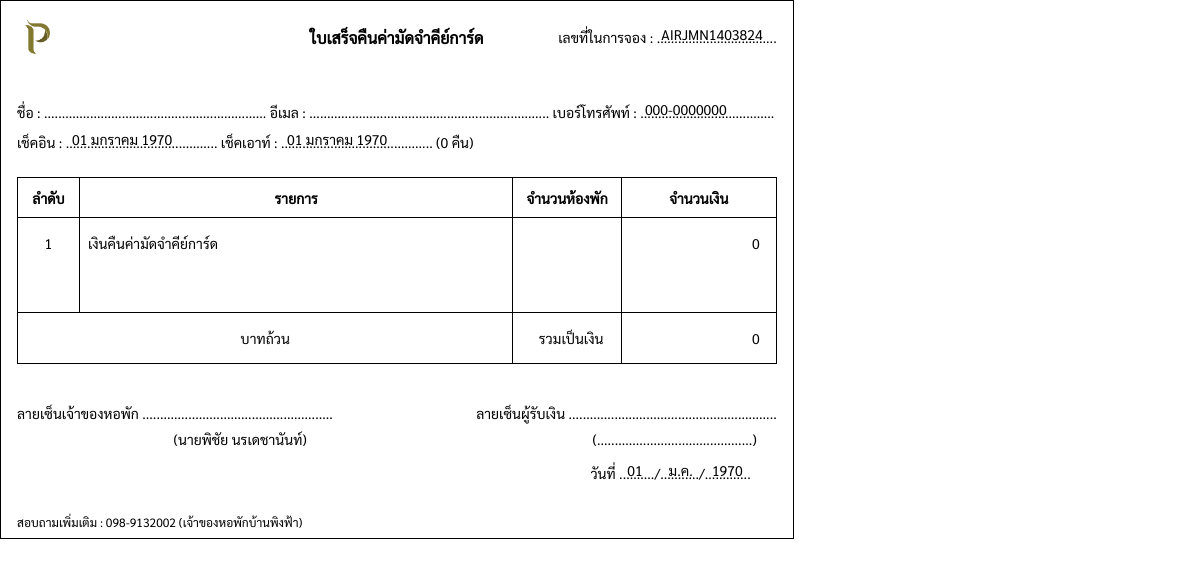
/pages/manage/dailyCost/receipt_deposit_back.php?code=AIRJMN1403824 (signed in), run on an earlier commit of the app's database.
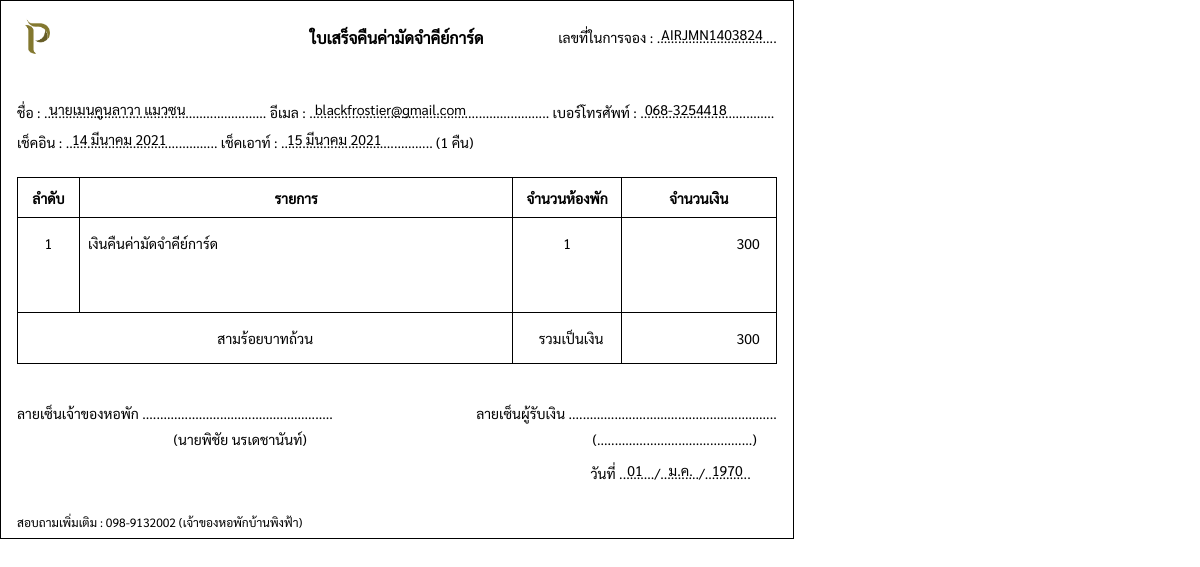
And on a later commit of the database.
### tables this page shows
CREATE TABLE `daily` (
  `daily_id` int(11) NOT NULL,
  `name_title` varchar(10) NOT NULL,
  `firstname` varchar(50) NOT NULL,
  `lastname` varchar(50) NOT NULL,
  `id_card` varchar(13) NOT NULL,
  `email` varchar(100) NOT NULL,
  `tel` varchar(10) NOT NULL,
  `code` varchar(13) NOT NULL,
  `check_in` varchar(20) NOT NULL,
  `check_out` varchar(20) NOT NULL,
  `night` int(11) NOT NULL,
  `people` int(11) NOT NULL,
  `air_room` int(11) NOT NULL,
  `fan_room` int(11) NOT NULL,
  `daily_status` varchar(20) NOT NULL,
  `total_price` float(11,2) NOT NULL,
  `payment_price` float(11,2) NOT NULL,
  `payment_img` varchar(100) DEFAULT NULL,
  `warning_date` varchar(20) DEFAULT NULL,
  `room_select` varchar(100) DEFAULT NULL
);

### pages/manage/dailyCost/receipt_deposit_back.php (the view, shortened to what the changed rows need)
<?php
include("../../connection.php");
$code_request = $_REQUEST["code"];
$sql = "SELECT *, SUM(air_room + fan_room) AS total_room FROM daily WHERE code = '$code_request' AND daily_status != 'รอการยืนยัน' AND daily_status != 'รอการเข้าพัก'";
$result = mysqli_query($conn, $sql)or die ("Error in query: $sql " . mysqli_error());
$row = mysqli_fetch_array($result);
if($row != null){
extract($row);
$calculate = strtotime($check_out) - strtotime($check_in);
$night = floor($calculate / 86400);
}
function DateThai($strDate){
    $strYear = date("Y",strtotime($strDate));
    $strMonth= date("n",strtotime($strDate));
    $strDay= date("d",strtotime($strDate));
    $strMonthCut = Array("","มกราคม", "กุมภาพันธ์", "มีนาคม","เมษายน", "พฤษภาคม", "มิถุนายน", "กรกฎาคม","สิงหาคม", "กันยายน", "ตุลาคม", "พฤศจิกายน", "ธันวาคม");
    $strMonthThai=$strMonthCut[$strMonth];
    return "$strDay $strMonthThai $strYear";
}
function textFormat( $text = '', $pattern = '', $ex = '' ) {
    $cid = ( $text == '' ) ? '0000000000000' : $text;
    $pattern = ( $pattern == '' ) ? '_-____-_____-__-_' : $pattern;
    $p = explode( '-', $pattern );
    $ex = ( $ex == '' ) ? '-' : $ex;
    $first = 0;
    $last = 0;
    for ( $i = 0; $i <= count( $p ) - 1; $i++ ) {
       $first = $first + $last;
       $last = strlen( $p[$i] );
       $returnText[$i] = substr( $cid, $first, $last );
    }
    return implode( $ex, $returnText );
 }
 function bathformat($number) {
    $numberstr = array('ศูนย์','หนึ่ง','สอง','สาม','สี่','ห้า','หก','เจ็ด','แปด','เก้า','สิบ');
    $digitstr = array('','สิบ','ร้อย','พัน','หมื่น','แสน','ล้าน');
    $number = str_replace(",","",$number);
    $number = explode(".",$number);
    $strlen = strlen($number[0]);
    $result = '';
    for($i=0;$i<$strlen;$i++) {
      $n = substr($number[0], $i,1);
      if($n!=0) {
        if($i==($strlen-1) AND $n==1){ $result .= 'เอ็ด'; }
        elseif($i==($strlen-2) AND $n==2){ $result .= 'ยี่'; }
        elseif($i==($strlen-2) AND $n==1){ $result .= ''; }
        else{ $result .= $numberstr[$n]; }
        $result .= $digitstr[$strlen-$i-1];
      }
    }
    $strlen = strlen($number[1]);
    if ($strlen>2) {
      $result .= 'จุด';
      for($i=0;$i<$strlen;$i++) {
        $result .= $numberstr[(int)$number[1][$i]];
      }
    } else {
      $result .= 'บาท';
      if ($number[1]=='0' OR $number[1]=='00' OR $number[1]=='') {
        $result .= 'ถ้วน';
      }
    }
    return $result;
}
?>
<!DOCTYPE html>
<html lang="en">
<head>
    <link rel="stylesheet" href="../../../css/receipt_deposit.css">
</head>
<body>
    <div class="letter">
        <div style="padding-bottom:32px;">
            <div style="position:relative;padding-bottom:20px;line-height:30px;">
                <p>ชื่อ : ............................................................... อีเมล : .................................................................... เบอร์โทรศัพท์ : ......................................</p>
                <p>เช็คอิน : ........................................... เช็คเอาท์ : ........................................... (<?php echo $night; ?> คืน)</p>
                <p class="name"><?php echo $name_title.$firstname." ".$lastname; ?></p>
                <p class="email"><?php echo $email; ?></p>
                <p class="tel"><?php echo textFormat($tel,'___-_______','-'); ?></p>
                <p class="check_in"><?php echo DateThai($check_in); ?></p>
                <p class="check_out"><?php echo DateThai($check_out); ?></p>
            </div>
            <table>
                <tr>
                    <th>ลำดับ</th>
                    <th>รายการ</th>
                    <th>จำนวนห้องพัก</th>
                    <th>จำนวนเงิน</th>
                </tr>
                <tr>
                    <td>1</td>
                    <td>เงินคืนค่ามัดจำคีย์การ์ด</td>
                    <td><?php echo $total_room; ?></td>
                    <td><?php echo number_format($payment_price); ?></td>
                </tr>
                <tr>
                    <td colspan="2"><?php echo bathformat($payment_price) ?></td>
                    <td style="text-align:center;">รวมเป็นเงิน</td>
                    <td><?php echo number_format($payment_price); ?></td>
                </tr>
            </table>
        </div>
    </div>
</body>
</html>

What changed in the data, as far as the page shows it:
added daily: night "1", name_title "นาย", firstname "เมนคูนลาวา", lastname "แมวซน", email "blackfrostier@gmail.com", tel "068-3254418", check_in "14 มีนาคม 2021", check_out "15 มีนาคม 2021", payment_price "300", payment_price "สามร้อยบาทถ้วน"
Also different on the page:
$total_room: (not shown) → "1"
$night: "0" → (not shown)
textFormat($tel,'___-_______','-'): "000-0000000" → (not shown)
DateThai($check_in): "01 มกราคม 1970" → (not shown)
DateThai($check_out): "01 มกราคม 1970" → (not shown)
$payment_price: "0" → (not shown)
bathformat($payment_price): "บาทถ้วน" → (not shown)
